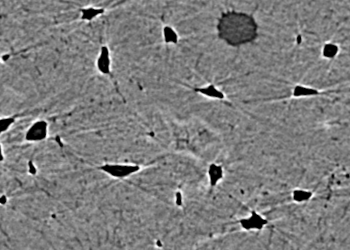
#> input picture Lectures/ext-figures/bonegfiltslice.png, 350 x 250 px; the run also reads 2 pictures not shown here
$ jupyter execute --allow-errors 08-ComplexObjects.ipynb   (shell and % lines are left out)   (older library calls are emulated)
#> lines starting #> are read from the running program, lines starting #| are printed output that depends on the picture; after the words box and inside, x2 and y2 are one past the last pixel; in counts of white or black regions, pixels touching at a corner belong together
# ETHZ: 227-0966-00L
# Quantitative Big Imaging
# April 12, 2018

## Complex Objects and Distributions

# Literature / Useful References

### Books
- Jean Claude, Morphometry with R
- [Online](http://link.springer.com/book/10.1007%2F978-0-387-77789-4) through ETHZ
- [Buy it](http://www.amazon.com/Morphometrics-R-Use-Julien-Claude/dp/038777789X)
- John C. Russ, “The Image Processing Handbook”,(Boca Raton, CRC Press)
- Available [online](http://dx.doi.org/10.1201/9780203881095) within domain ethz.ch (or proxy.ethz.ch / public VPN)
- J. Weickert, Visualization and Processing of Tensor Fields
 - [Online](http://books.google.ch/books?id=ScLxPORMob4C&lpg=PA220&ots=mYIeQbaVXP&dq=&pg=PA220#v=onepage&q&f=false)

### Papers / Sites
- Voronoi Tesselations
 - Ghosh, S. (1997). Tessellation-based computational methods for the characterization and analysis of heterogeneous microstructures. Composites Science and Technology, 57(9-10), 1187–1210
 - [Wolfram Explanation](http://mathworld.wolfram.com/VoronoiDiagram.html)

- Self-Avoiding / Nearest Neighbor
 - Schwarz, H., & Exner, H. E. (1983). The characterization of the arrangement of feature centroids in planes and volumes. Journal of Microscopy, 129(2), 155–169.
 - Kubitscheck, U. et al. (1996). Single nuclear pores visualized by confocal microscopy and image processing. Biophysical Journal, 70(5), 2067–77.

- Alignment / Distribution Tensor
 - Mader, K. et al (2013). A quantitative framework for the 3D characterization of the osteocyte lacunar system. Bone, 57(1), 142–154
 - Aubouy, M., et al. (2003). A texture tensor to quantify deformations. Granular Matter, 5, 67–70. Retrieved from http://arxiv.org/abs/cond-mat/0301018
- Two point correlation
 - Dinis, L., et. al. (2007). Analysis of 3D solids using the natural neighbour radial point interpolation method. Computer Methods in Applied Mechanics and Engineering, 196(13-16)


[cell 1]
import seaborn as sns
import matplotlib.pyplot as plt
plt.rcParams["figure.figsize"] = (8, 8)
plt.rcParams["figure.dpi"] = 150
plt.rcParams["font.size"] = 14
plt.rcParams['font.family'] = ['sans-serif']
plt.rcParams['font.sans-serif'] = ['DejaVu Sans']
plt.style.use('ggplot')
sns.set_style("whitegrid", {'axes.grid': False})

# Previously on QBI ...

- Image Enhancment
 - Highlighting the contrast of interest in images
 - Minimizing Noise
- Understanding image histograms
- Automatic Methods
- Component Labeling
- Single Shape Analysis
- Complicated Shapes (Thickness Maps)

# Outline

- Motivation (Why and How?)
- Skeletons
 - Tortuosity
- Watershed Segmentation
 - Connected Objects

***

### Local Environment
 - Neighbors
 - Voronoi Tesselation
 - Distribution Tensor

***

### Global Enviroment
 - Alignment
 - Self-Avoidance
 - Two Point Correlation Function

# Metrics

We examine a number of different metrics in this lecture and additionally to classifying them as Local and Global we can define them as point and voxel-based operations.

### Point Operations
- Nearest Neighbor
- Delaunay Triangulation
  - Distribution Tensor
- Point (Center of Volume)-based Voronoi Tesselation
- Alignment

### Voxel Operation
- Voronoi Tesselation
- Neighbor Counting
- 2-point (N-point) correlation function

# Learning Objectives

### Motivation (Why and How?)

- How can we extract topology of a structure?
- How do we identify seperate objects when they are connected?
- How can we compare shape of complex objects when they grow?

[cell 2]
from skimage.io import imread
import matplotlib.pyplot as plt
import numpy as np
from scipy.ndimage import distance_transform_edt
bw_img = imread("ext-figures/bonegfiltslice.png")[::2, ::2]
from skimage.morphology import binary_opening, binary_closing, disk
thresh_img = binary_closing(binary_opening(bw_img < 90, disk(1)), disk(2))
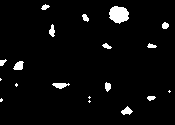
#> thresh_img: shape (125, 175) bool; 3.8% white; 19 white regions (6 under 20 px), largest, box (x1, y1, x2, y2) and area: (109, 6, 129, 24) 266, (13, 61, 24, 70) 70, (52, 83, 70, 89) 69
fg_dmap = distance_transform_edt(thresh_img)
bg_dmap = distance_transform_edt(1-thresh_img)
fig, (ax1, ax2, ax3, ax4) = plt.subplots(1, 4, figsize=(20, 6), dpi=100)
ax1.imshow(bw_img, cmap='bone')
ax2.imshow(thresh_img, cmap='bone')
ax3.set_title('Segmentation')
ax3.imshow(fg_dmap, cmap='nipy_spectral')
ax3.set_title('Distance Map\nForeground')
ax4.imshow(bg_dmap, cmap='nipy_spectral')
ax4.set_title('Distance Map\nBackground')

### Distribution Objectives
1. We want to know how many cells are alive
 - Maybe small cells are dead and larger cells are alive $\rightarrow$ examine the volume distribution
 - Maybe living cells are round and dead cells are really spiky and pointy $\rightarrow$ examine anisotropy

1. We want to know where the cells are alive or most densely packed
 - We can visually inspect the sample (maybe even color by volume)
 - We can examine the raw positions (x,y,z) but what does that really tell us?
 - We can make boxes and count the cells inside each one
 - How do we compare two regions in the same sample or even two samples?

# So what do we still need

1. A way for counting cells in a region and estimating density without creating arbitrary boxes
1. A way for finding out how many cells are _near_ a given cell, it's nearest neighbors
1. A way for quantifying how far apart cells are and then comparing different regions within a sample
1. A way for quantifying and comparing orientations

### What would be really great?

A tool which could be adapted to answering a large variety of problems
- multiple types of structures
- multiple phases

Destructive Measurements
===
With most imaging techniques and sample types, the task of measurement itself impacts the sample.
- Even techniques like X-ray tomography which _claim_ to be non-destructive still impart significant to lethal doses of X-ray radition for high resolution imaging
- Electron microscopy, auto-tome-based methods, histology are all markedly more destructive and make longitudinal studies impossible
- Even when such measurements are possible
 - Registration can be a difficult task and introduce artifacts

### Why is this important?

- techniques which allow us to compare different samples of the same type.
- are sensitive to common transformations
 - Sample B after the treatment looks like Sample A stretched to be 2x larger
 - The volume fraction at the center is higher than the edges but organization remains the same

# Skeletonization / Networks

For some structures like cellular materials and trabecular bone, we want a more detailed analysis than just thickness. We want to know

- which structures are connected
- how they are connected
- express the network in a simple manner
 - quantify tortuosity
 - branching

We start with a simpler example from the EPFL Dataset: EPFL CVLab's Library of Tree-Reconstruction Examples (http://cvlab.epfl.ch/data/delin)

[cell 3]
import matplotlib.pyplot as plt  # for showing plots
from skimage.io import imread  # for reading images
import numpy as np  # for matrix operations and array support
import pandas as pd  # for reading the swc files (tables of somesort)


def read_swc(in_path):
    swc_df = pd.read_csv(in_path, sep=' ', comment='#',
                         header=None)
    # a pure guess here
    swc_df.columns = ['id', 'junk1', 'x', 'y', 'junk2', 'width', 'next_idx']
    return swc_df[['x', 'y', 'width']]


im_data = imread('ext-figures/ny_7.tif')
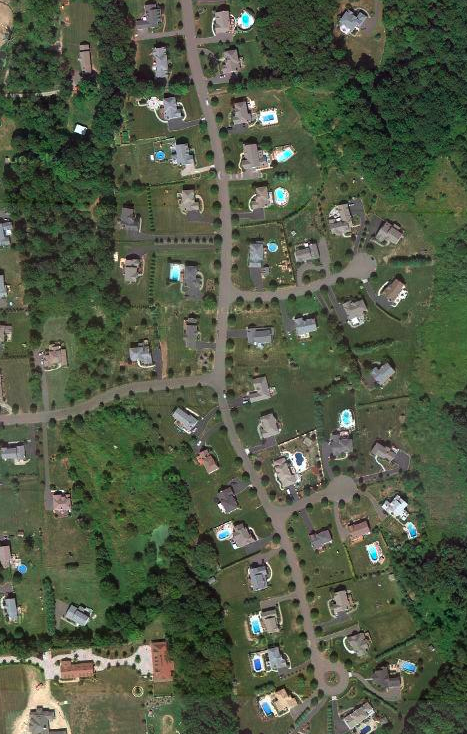
#> input picture Lectures/ext-figures/ny_7.tif, 467 x 734 px
#> im_data is the input picture: shape (734, 467, 3); mean R, G, B 81.3, 90.3, 69.4
#> (the rest of this cell did not finish here and is left out)


fig, (ax1, ax3) = plt.subplots(1, 2, figsize=(15, 6))
ax1.imshow(im_data)
ax1.set_title('Aerial Image')
ax3.imshow(im_data, cmap='bone')
ax3.scatter(mk_data['x'], mk_data['y'], s=mk_data['width'], alpha=0.5)
ax3.set_title('Roads')

[cell 4]
im_crop = im_data[250:420:1, 170:280:1]
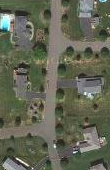
#> im_crop: shape (170, 110, 3); mean R, G, B 98.9, 102, 84.4
#> (the rest of this cell did not finish here and is left out)

[cell 5]
import seaborn as sns
from skimage.morphology import opening, closing, disk  # for removing small objects
from skimage.color import rgb2hsv
fig, (ax1, ax2, ax3) = plt.subplots(1, 3, figsize=(16, 6))


def thresh_image(in_img):
    v_img = rgb2hsv(in_img)[:, :, 2]
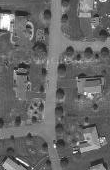
#> v_img: shape (170, 110) float64; min 0.0824, max 1, mean 0.409
    th_img = v_img > 0.4
    op_img = opening(th_img, disk(1))
    return op_img


ax1.imshow(im_crop)
ax1.set_title('Aerial Image')
ax2.imshow(rgb2hsv(im_crop)[:, :, 2],
           cmap='bone')
ax2.set_title('HSV Representation')
seg_img = thresh_image(im_crop)
ax3.imshow(seg_img, cmap='bone')
ax3.set_title('Segmentation');

[cell 6]
import seaborn as sns
from skimage.morphology import label
fig, (ax1, ax2, ax3) = plt.subplots(1, 3, figsize=(20, 7))

ax1.imshow(im_crop)
ax1.set_title('Aerial Image')
lab_img = label(seg_img)
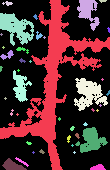
#> lab_img: shape (170, 110) int32; 42 distinct labels, from 0 to 41; one colour per label, 0 black
ax2.imshow(lab_img, cmap='gist_earth')
ax2.set_title('Labeling')

sns.heatmap(lab_img[::4, ::4],
            annot=True,
            fmt="d",
            cmap='gist_earth',
            ax=ax3,
            cbar=False,
            vmin=0,
            vmax=lab_img.max(),
            annot_kws={"size": 10})
ax3.set_title('Labels')

# Skeletonization

The first step is to take the distance transform the structure
$$I_d(x,y) = \textrm{dist}(I(x,y))$$
We can see in this image there are already local maxima that form a sort of backbone which closely maps to what we are interested in.

[cell 7]
from scipy import ndimage
keep_lab_img = lab_img == 1
fig, (ax1, ax2, ax3) = plt.subplots(1, 3, figsize=(20, 7))
ax1.imshow(keep_lab_img)
ax1.set_title('Road Component\n(Largest)')
dist_map = ndimage.distance_transform_edt(keep_lab_img)
ax2.imshow(dist_map, cmap='nipy_spectral')
ax2.set_title('Distance Map')

sns.heatmap(dist_map[::4, ::4],
            annot=True,
            fmt="1.0f",
            cmap='nipy_spectral',
            ax=ax3,
            cbar=False,
            vmin=0,
            vmax=dist_map.max(),
            annot_kws={"size": 10})
ax3.set_title('Distance Map')

# Skeletonization: Ridges

By using the laplacian filter as an approximate for the derivative operator which finds the values which high local gradients.

$$ \nabla I_{d}(x,y) = (\frac{\delta^2}{\delta x^2}+\frac{\delta^2}{\delta y^2})I_d \approx \underbrace{\begin{bmatrix}
-1 & -1 & -1 \\
-1 & 8 & -1 \\
-1 & -1 & -1
\end{bmatrix}}_{\textrm{Laplacian Kernel}} \otimes I_d(x,y) $$

## Creating the skeleton

We can locate the local maxima of the structure by setting a minimum surface distance
$$I_d(x,y)>MIN_{DIST}$$
and combining it with a minimum slope value
$$\nabla I_d(x,y) > MIN_{SLOPE}$$

***

### Thresholds
Harking back to our earlier lectures, this can be seen as a threshold on a feature vector representation of the entire dataset.
- We first make the dataset into a tuple

$$ \textrm{cImg}(x,y) = \langle \underbrace{I_d(x,y)}_1, \underbrace{\nabla I_d(x,y)}_2 \rangle $$

$$ \textrm{skelImage}(x,y) = $$
$$ \begin{cases}
1, & \textrm{cImg}_1(x,y)\geq MIN-DIST \\
 &  \& \textrm{ cImg}_2(x,y)\geq MIN-SLOPE \\
0, & \textrm{otherwise}
\end{cases}$$

[cell 8]
# for finding the medial axis and making skeletons
from skimage.morphology import medial_axis
# for just the skeleton code
from skimage.morphology import skeletonize, skeletonize_3d
from skimage.filters import laplace

fig, (ax1, ax2, ax3) = plt.subplots(1, 3, figsize=(20, 7))

ax1.imshow(dist_map, cmap='nipy_spectral')
ax1.set_title('Distance Map')

ax2.imshow(laplace(dist_map), cmap='RdBu')
ax2.set_title('Laplacian of Distance')

# we use medial axis since it is cleaner
skel = medial_axis(keep_lab_img, return_distance=False)
ax3.imshow(skel)
ax3.set_title('Distance Map Ridge')

# Morphological thinning
From scikit-image documentation (http://scikit-image.org/docs/dev/auto_examples/edges/plot_skeleton.html)
```
Morphological thinning, implemented in the thin function, works on the same principle as skeletonize: remove pixels from the borders at each iteration until none can be removed without altering the connectivity. The different rules of removal can speed up skeletonization and result in different final skeletons.

The thin function also takes an optional max_iter keyword argument to limit the number of thinning iterations, and thus produce a relatively thicker skeleton.```

We can use this to thin the tiny junk elements first then erode, then perform the full skeletonization

[cell 9]
from skimage.morphology import thin, erosion
fig, (ax1, ax2, ax3, ax4) = plt.subplots(1, 4, figsize=(20, 7))
ax1.imshow(keep_lab_img)
ax1.set_title('Segmentation')

thin_image = thin(keep_lab_img, max_iter=1)
ax2.imshow(thin_image)
ax2.set_title('Morphologically Thinned')

er_thin_image = opening(thin_image, disk(1))
er_thin_image = label(er_thin_image) == 1
ax3.imshow(er_thin_image)
ax3.set_title('Opened')

opened_skeleton = medial_axis(er_thin_image, return_distance=False)
ax4.imshow(opened_skeleton)
ax4.set_title('Thinned/Opened Skeleton')

### Still overgrown
The skeleton is still problematic for us and so we require some additional improvements to get a perfect skeleton

# Skeleton: Junction Overview

With the skeleton which is ideally one voxel thick, we can characterize the junctions in the system by looking at the neighborhood of each voxel.

[cell 10]
from scipy.ndimage import convolve

fig, (ax1, ax2) = plt.subplots(1, 2, figsize=(18, 7))
ax1.imshow(opened_skeleton)
ax1.set_title('Skeleton')
neighbor_conv = convolve(opened_skeleton.astype(int), np.ones((3, 3)))
neighbor_conv[~opened_skeleton] = 0
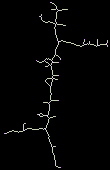
#> neighbor_conv: shape (170, 110) int64; 4 distinct labels, from 0 to 4; one colour per label, 0 black
j_img = ax2.imshow(neighbor_conv,
                   cmap='nipy_spectral',
                   vmin=1, vmax=4,
                   interpolation='none')
plt.colorbar(j_img)
ax2.set_title('Junction Count');

[cell 11]
fig, ax1 = plt.subplots(1, 1, figsize=(8, 12))
n_crop = neighbor_conv[50:90, 40:60]
sns.heatmap(n_crop,
            annot=True,
            fmt="d",
            cmap='nipy_spectral',
            ax=ax1,
            cbar=True,
            vmin=0,
            vmax=n_crop.max(),
            annot_kws={"size": 10});
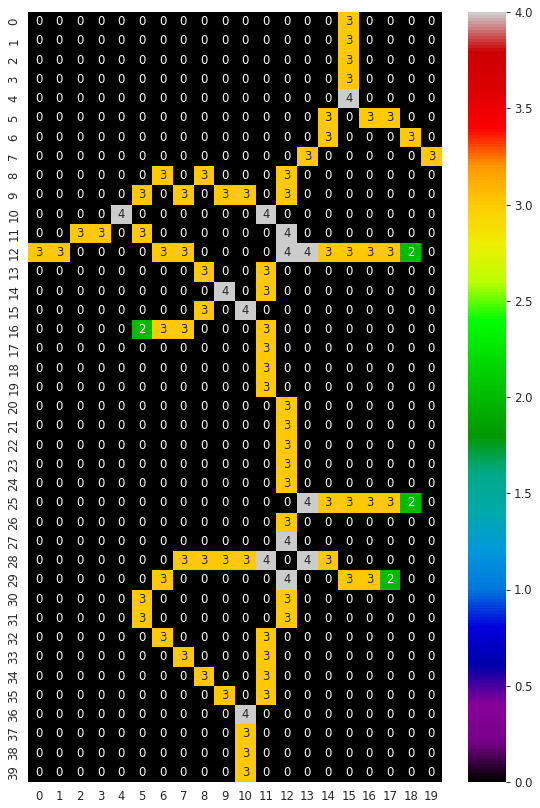
#> figure drawn by matplotlib, 2 panels

[cell 12]
junc_types = np.unique(neighbor_conv[neighbor_conv > 0])
#> junc_types = [2, 3, 4]
fig, m_axs = plt.subplots(1, len(junc_types), figsize=(20, 7))
for i, c_ax in zip(junc_types, m_axs):
    c_ax.imshow(neighbor_conv == i, interpolation='none')
    c_ax.set_title('Count == {}'.format(i))
#> this loop made 3 passes

## Dedicated pruning algorithms
 - Ideally model-based
 - Minimum branch length (using component labeling on the Count==3)
 - Minimum branch width (using the distance map values)


[cell 13]
fig, (ax1, ax2, ax3) = plt.subplots(1, 3, figsize=(20, 6))
lab_seg = label(neighbor_conv == 3)
ax1.imshow(lab_seg, cmap='gist_earth')
ax1.set_title('Segment ID')
ax2.hist(lab_seg[lab_seg > 0])
ax2.set_title('Segment Length')

label_length_img = np.zeros_like(lab_seg)
for i in np.unique(lab_seg[lab_seg > 0]):
    label_length_img[lab_seg == i] = np.sum(lab_seg == i)
#> this loop made 50 passes

ll_ax = ax3.imshow(label_length_img, cmap='jet')
ax3.set_title('Segment Length')
plt.colorbar(ll_ax)

[cell 14]
fig, (ax1, ax2, ax3) = plt.subplots(1, 3, figsize=(20, 7))
length_skeleton = (label_length_img > 5) + \
    (neighbor_conv == 2)+(neighbor_conv > 3)
ax1.imshow(im_crop)
ax2.imshow(length_skeleton)
ax3.imshow(length_skeleton)
#> (the rest of this cell did not finish here and is left out)

[cell 15]
fig, (ax1, ax2) = plt.subplots(1, 2, figsize=(20, 6))

label_width_img = np.zeros_like(lab_seg)
for i in np.unique(lab_seg[lab_seg > 0]):
    label_width_img[lab_seg == i] = np.max(dist_map[lab_seg == i])

ax1.hist(label_width_img[label_width_img > 0])
ax1.set_title('Segment Maximum Width')


ll_ax = ax2.imshow(label_width_img, cmap='jet')
ax2.set_title('Segment Maximum Width')
plt.colorbar(ll_ax)

[cell 16]
fig, (ax1, ax2, ax3) = plt.subplots(1, 3, figsize=(20, 7))
width_skeleton = (label_width_img > 4.5) + \
    (neighbor_conv == 2)+(neighbor_conv > 3)
width_skeleton = label(width_skeleton) == 1
ax1.imshow(im_crop)
ax2.imshow(width_skeleton)
ax3.imshow(width_skeleton)
#> (the rest of this cell did not finish here and is left out)

# Establish Topology
From the cleaned, pruned skeleton we can start to establish topology. Using the same criteria as before we can break down the image into segments, junctions, and end-points

[cell 17]
ws_neighbors = convolve(width_skeleton.astype(int), np.ones((3, 3)), mode = 'constant', cval = 0)
ws_neighbors[~width_skeleton] = 0
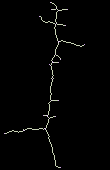
#> ws_neighbors: shape (170, 110) int64; 4 distinct labels, from 0 to 4; one colour per label, 0 black
fig, (ax1) = plt.subplots(1, 1, figsize=(7, 12), dpi=150)
ax1.imshow(im_crop)
j_name = {1: 'dangling point', 2: 'end-point', 3: 'segment', 4: 'junction', 5: 'super-junction'}
for j_count in np.unique(ws_neighbors[ws_neighbors>0]):
    y_c, x_c = np.where(ws_neighbors == j_count)
    ax1.plot(x_c, y_c, 's',
             label=j_name.get(j_count, 'unknown'),
             markersize=8)
#> this loop made 3 passes
#> (y_c, x_c) on pass 1: ([2, 9, 9, 16, 25, 44, 59, 62, 64, 100, 115, 116, 133, 167], [50, 51, 67, 39, 65, 84, 60, 58, 49, 58, 43, 55, 4, 60])

leg = ax1.legend(shadow = True, fancybox = True, frameon = True)

# Getting Topology in Image Space
We want to determine which nodes are directly connected in this image so we can extract a graph. If we take a simple case of two nodes connected by one edge and the bottom node connected to another edge going nowhere.

$$ \begin{bmatrix}
n & 0 & 0 & 0 \\
0 & e & 0 & 0 \\
0 & 0 & n & e
\end{bmatrix} $$

We can use component labeling to identify each node and each edge uniquely
## Node Labels

$$ N_{lab} = \begin{bmatrix}
1 & 0 & 0 & 0 \\
0 & 0 & 0 & 0 \\
0 & 0 & 2 & 0
\end{bmatrix} $$

## Edge Labels

$$E_{lab} = \begin{bmatrix}
0 & 0 & 0 & 0 \\
0 & 1 & 0 & 0 \\
0 & 0 & 0 & 2
\end{bmatrix} $$

We can then use a dilation operation on the nodes and the edges to see which overlap

[cell 18]
from skimage.morphology import dilation
n_img = np.zeros((3, 4))
e_img = np.zeros_like(n_img)
n_img[0,0] = 1
e_img[1,1] = 1
n_img[2,2] = 1
e_img[2,3] = 1


fig, ((ax1, ax2), (ax3, ax4), (ax5, ax6)) = plt.subplots(3, 2, figsize=(8, 20))

ax1.imshow(n_img)
ax1.set_title('Nodes')

ax2.imshow(e_img)
ax2.set_title('Edges')

# labeling
n_labs = label(n_img)

sns.heatmap(n_labs, annot=True, fmt="d",ax = ax3, cbar = False)
ax3.set_title('Node Labels')

e_labs = label(e_img)

sns.heatmap(e_labs, annot=True, fmt="d",ax = ax4, cbar = False)
ax4.set_title('Edge Labels')

# growing
n_grow_1 = dilation(n_labs==1, np.ones((3,3)))

sns.heatmap(n_grow_1, annot=True, fmt="d",ax = ax5, cbar = False)
ax5.set_title('Grow First\n{} {}'.format('Edges Found:', [x for x in np.unique(e_labs[n_grow_1>0]) if x>0]))

n_grow_2 = dilation(n_labs==2, np.ones((3,3)))
sns.heatmap(n_grow_2, annot=True, fmt="d",ax = ax6, cbar = False)
ax6.set_title('Grow Second\n{} {}'.format('Edges Found:', [x for x in np.unique(e_labs[n_grow_2>0]) if x>0]))
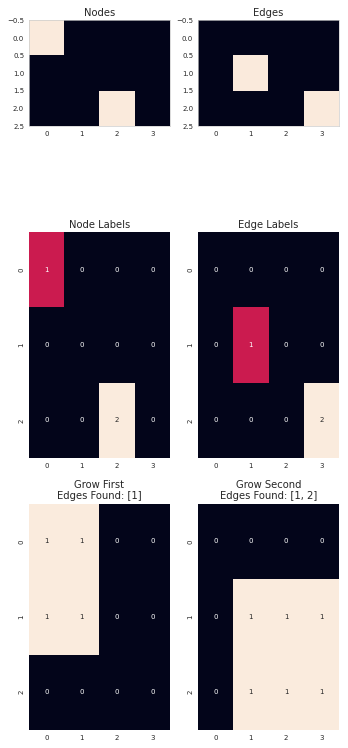
#> figure drawn by matplotlib, 6 panels

[cell 19]
fig, (ax1, ax2) = plt.subplots(1, 2, figsize=(20, 8))
node_id_image = label((ws_neighbors > 3) | (ws_neighbors==2))
edge_id_image = label(ws_neighbors==3)

ax1.imshow(im_crop)

node_dict = {}
for c_node in np.unique(node_id_image[node_id_image>0]):
    y_n, x_n = np.where(node_id_image==c_node)
    node_dict[c_node] = {'x': np.mean(x_n),
                        'y': np.mean(y_n),
                        'width': np.mean(dist_map[node_id_image==c_node])}
    ax1.plot(np.mean(x_n), np.mean(y_n), 'rs')
#> this loop made 27 passes
#> (y_n, x_n) on passes 1 to 4: ([2], [50]), ([8], [56]), ([9], [51]), ([9], [67])
#> after the loop, node_dict = 27 items

edge_dict = {}
edge_matrix = np.eye(len(node_dict)+1)
for c_edge in np.unique(edge_id_image[edge_id_image>0]):
    edge_grow_mask = dilation(edge_id_image==c_edge, np.ones((3,3)))
    v_nodes = np.unique(node_id_image[edge_grow_mask>0])
    v_nodes = [v for v in v_nodes if v>0]
    print('Edge', c_edge, 'connects', v_nodes)
    if len(v_nodes)==2:
        edge_dict[c_edge] = {'start': v_nodes[0],
                             'end': v_nodes[-1],
                            'length': np.sum(edge_id_image==c_edge),
                            'max_width': np.max(dist_map[edge_id_image==c_edge]),
                            'mean_width': np.mean(dist_map[edge_id_image==c_edge])}
        edge_matrix[v_nodes[0], v_nodes[-1]] = np.sum(edge_id_image==c_edge)
        edge_matrix[v_nodes[-1], v_nodes[0]] = np.sum(edge_id_image==c_edge)
        s_node = node_dict[v_nodes[0]]
        e_node = node_dict[v_nodes[-1]]
        ax1.plot([s_node['x'], e_node['x']],
                 [s_node['y'], e_node['y']], 'b-', linewidth = np.mean(dist_map[edge_id_image==c_edge]), alpha = 0.5)
#> this loop made 28 passes
#> (v_nodes, s_node, e_node) on passes 1 to 3: ([1, 2], {'x': 50, 'y': 2, 'width': 1.41}, {'x': 56, 'y': 8, 'width': 6}), ([2, 3], {'x': 56, 'y': 8, 'width': 6}, {'x': 51, 'y': 9, 'width': 1.41}), ([2, 5], {'x': 56, 'y': 8, 'width': 6}, {'x': 58, 'y': 10, 'width': 6.4})
#> (printed output is left out)
#> pass 2, `edge_grow_mask = dilation(edge_id_image==c_edge, np.ones((3,3)))`:
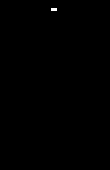
#> edge_grow_mask: shape (170, 110) bool; 0.1% white; 1 white region (1 under 20 px)
#> after the loop, edge_dict = 27 items

ax2.matshow(edge_matrix, cmap = 'viridis')
ax2.set_title('Connectivity Matrix')

[cell 20]
import networkx as nx
fig, (ax1, ax2) = plt.subplots(1, 2, figsize=(20, 8))
G = nx.Graph()
for k, v in node_dict.items():
    G.add_node(k, weight=v['width'])
#> this loop made 27 passes
#> v on passes 1 to 4: {'x': 50, 'y': 2, 'width': 1.41}, {'x': 56, 'y': 8, 'width': 6}, {'x': 51, 'y': 9, 'width': 1.41}, {'x': 67, 'y': 9, 'width': 1.41}
for k, v in edge_dict.items():
    G.add_edge(v['start'], v['end'], **v)
#> this loop made 27 passes
#> k on passes 1 to 4: 1, 2, 3, 4
nx.draw_spring(G, ax=ax1, with_labels=True,
               node_color=[node_dict[k]['width'] for k in sorted(node_dict.keys())],
               node_size=800,
               cmap=plt.cm.autumn,
              edge_color=[G.edges[k]['length'] for k in list(G.edges.keys())],
        width=[2*G.edges[k]['max_width'] for k in list(G.edges.keys())],
              edge_cmap = plt.cm.Greens)
ax1.set_title('Randomly Organized Graph')
ax2.imshow(im_crop)
nx.draw(G,
        pos={k: (v['x'], v['y']) for k, v in node_dict.items()},
        ax=ax2,
        node_color=[node_dict[k]['width'] for k in sorted(node_dict.keys())],
        node_size=50,
        cmap=plt.cm.autumn,
       edge_color=[G.edges[k]['length'] for k in list(G.edges.keys())],
        width=[2*G.edges[k]['max_width'] for k in list(G.edges.keys())],
        edge_cmap=plt.cm.Blues,
        alpha = 0.5,
        with_labels=False)

## Graph Analysis
Once the data has been represented in a graph form, we can begin to analyze some of graph aspects of it, like the degree and connectivity plots.

[cell 21]
degree_sequence = sorted([d for n, d in G.degree()], reverse=True)  # degree sequence
#> degree_sequence = 27 values, max 4 at index 0, min 1 at index 14, mean 1.93
plt.hist(degree_sequence, bins = np.arange(10))
